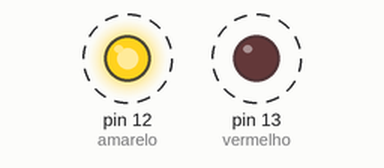
This sketch was run on a simulated Arduino Uno, built with avr-gcc and run on an emulated ATmega328P. Shown: output pins drawn as LEDs (lit = HIGH). Dashed ring = blinking.

Above: at 1.0 s.
Timing chart, 0 to 5.8 s (numbered marks = the images above):
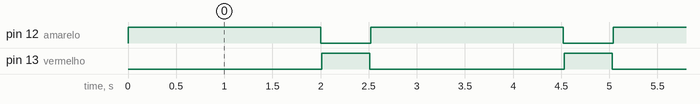

Measured:
- by itself, pin 12 (amarelo): alternates HIGH for 2.0 s and LOW for 0.52 s
- by itself, pin 13 (vermelho): alternates HIGH for 0.50 s and LOW for 2.0 s
- by itself, everything shown: repeats every 2.5 s, in 4 steps

The sketch:

Lampada.ino
```cpp
// the setup function runs once when you press reset or power the board
int amarelo = 12;
int vermelho = 13;

void setup() {
  // initialize digital pin LED_BUILTIN as an output.
  pinMode(vermelho, OUTPUT);
  pinMode(amarelo, OUTPUT);
}

// the loop function runs over and over again forever
void loop() {
  piscar(amarelo,2000,10);// wait for a second
  piscar(vermelho,500,10);
}
void piscar(int cor, int tempoligado, int tempoapagado){
  digitalWrite(cor, HIGH);// turn the LED on (HIGH is the voltage level)
  delay(tempoligado);                       // wait for a second
  digitalWrite(cor, LOW);    // turn the LED off by making the voltage LOW
  delay(tempoapagado);

  }
```
